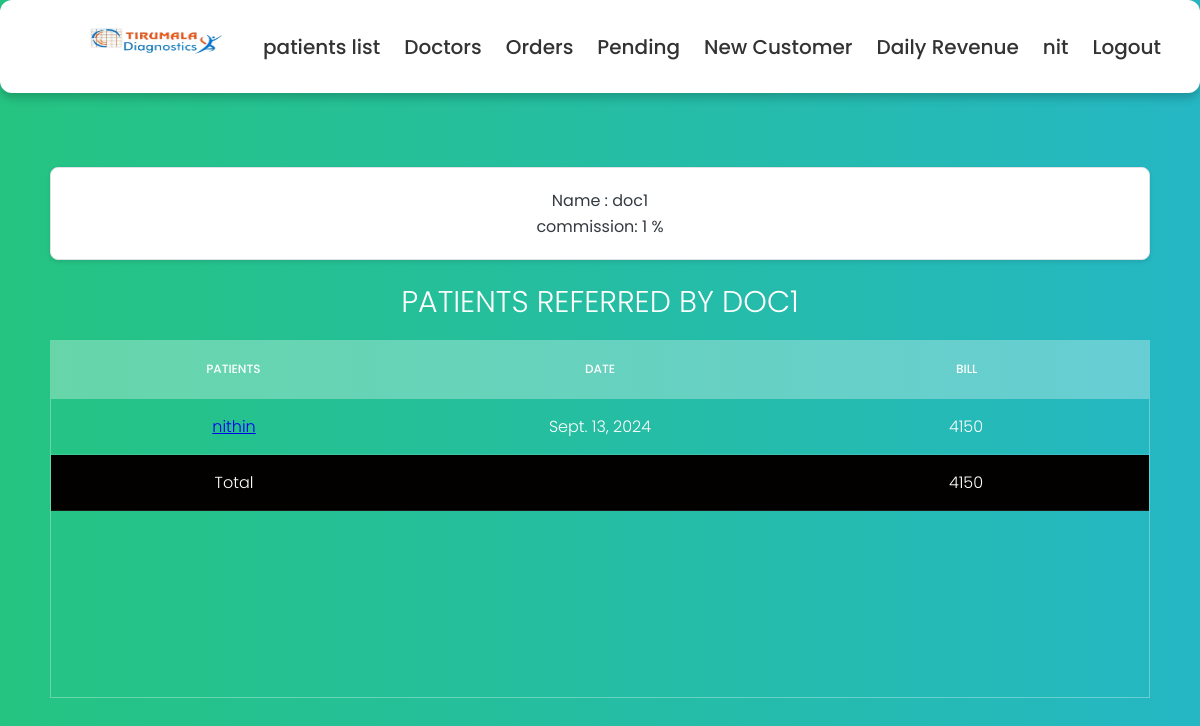
The page /1/doctor (signed in) on the database as committed earlier.
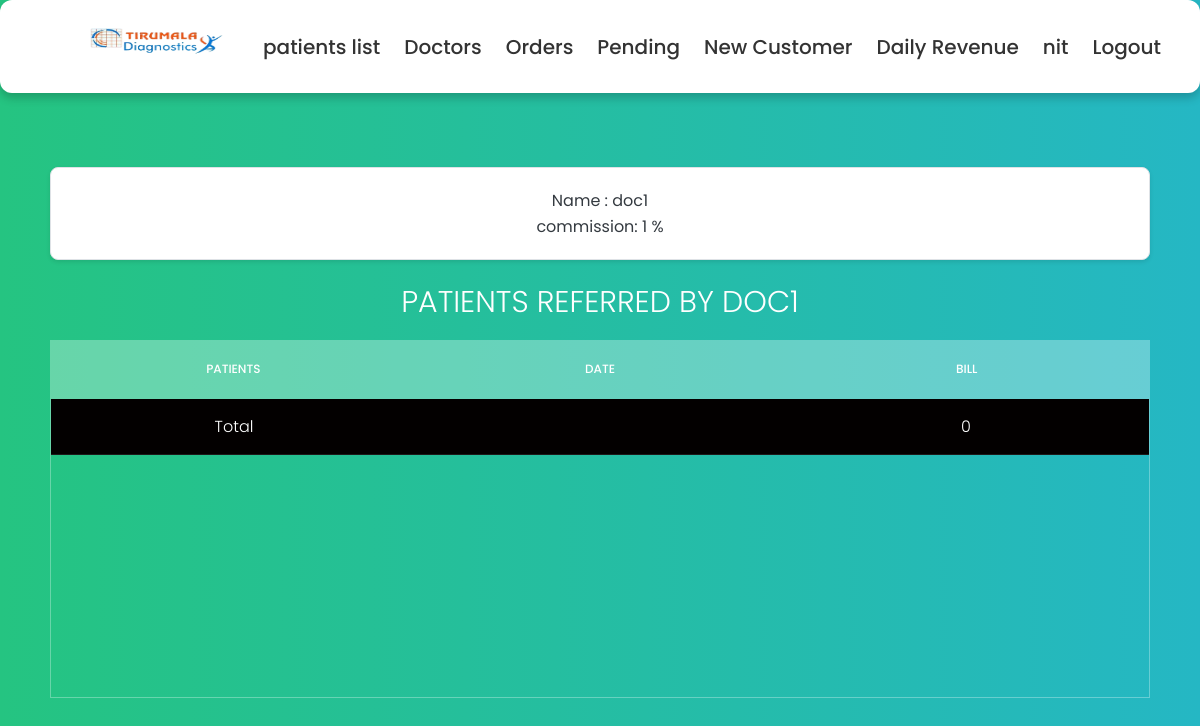
The same page on the database as committed later.
### details/models.py (models this page shows, shortened)
class Order(models.Model):
    def get_total(self):
        total = sum([test.price for test in self.tests.all()])
        return total
    collected_at = models.ForeignKey(Locations, on_delete=models.DO_NOTHING,null=True)
    referred_by = models.ForeignKey(Doctor, on_delete=models.DO_NOTHING,null=True)
    collected_date = models.DateField(null= True)
    expected_complete_date = models.DateField(null=True)
    tests = models.ManyToManyField(Test, blank=False)
    customer = models.ForeignKey(Customer,on_delete=models.DO_NOTHING, blank=False)
    order_id = models.UUIDField(default=uuid.uuid4, primary_key=True)
    collected_by = models.ForeignKey(Tech, on_delete=models.DO_NOTHING,null=True, related_name='collected_by', blank = True)
    tested_by = models.ForeignKey(Tech, on_delete=models.DO_NOTHING,null=True, related_name='tested_by', blank = True)
    report_by = models.ForeignKey(Tech, on_delete=models.DO_NOTHING,null=True, related_name='report_by',blank=True)
    collected_datetime = models.DateTimeField(null=True)  # For date and time
    tested_datetime = models.DateTimeField(null=True)  # For date and time
    report_datetime = models.DateTimeField(null=True)  # For date and time
    hba1c = models.CharField(max_length=10, blank= True)
    blood_urea_nitrogen = models.CharField(max_length=10, blank=True)
    cotinine = models.CharField(max_length=10, blank=True)
    esr_1_hour = models.CharField(max_length=10, blank=True)
    hbsag = models.CharField(max_length=10, blank=True)
    hiv_1_and_2 = models.CharField(max_length=10, blank=True)
    colour = models.CharField(max_length=10, blank=True)
    specific_gravity = models.CharField(max_length=10, blank=True)
    ph = models.CharField(max_length=10, blank=True)
    blood = models.CharField(max_length=10, blank=True)
    albumin = models.CharField(max_length=10, blank=True)
    sugar = models.CharField(max_length=10, blank=True)
    ketone_bodies = models.CharField(max_length=10, blank=True)
    nitrite = models.CharField(max_length=10, blank=True)
    urobilinogen = models.CharField(max_length=10, blank=True)
    leucocytes = models.CharField(max_length=10, blank=True)
    bile_salts = models.CharField(max_length=10, blank=True)
    bile_pigments = models.CharField(max_length=10, blank=True)
    pus_cells = models.CharField(max_length=10, blank=True)
    epithelial_cells = models.CharField(max_length=10, blank=True)
    rbcs = models.CharField(max_length=10, blank=True)
    bacteria = models.CharField(max_length=10, blank=True)
    others = models.CharField(max_length=10, blank=True)
    haemoglobin = models.CharField(max_length=10, blank=True)
    rbc_count = models.CharField(max_length=10, blank=True)
    pcv = models.CharField(max_length=10, blank=True)
    platelets = models.CharField(max_length=10, blank=True)
    wbc = models.CharField(max_length=10, blank=True)
    neutrophils = models.CharField(max_length=10, blank=True)
    lymphocytes = models.CharField(max_length=10, blank=True)
    eosinophils = models.CharField(max_length=10, blank=True)
    monocytes = models.CharField(max_length=10, blank=True)
    basophils = models.CharField(max_length=10, blank=True)
    mcv = models.CharField(max_length=10, blank=True)
    mchc = models.CharField(max_length=10, blank=True)
    mch = models.CharField(max_length=10, blank=True)
    random_blood_sugar = models.CharField(max_length=10, blank=True)
    uric_acid = models.CharField(max_length=10, blank=True)
    serum_creatinine = models.CharField(max_length=10, blank=True)
    total_cholesterol = models.CharField(max_length=10, blank=True)
    hdl = models.CharField(max_length=10, blank=True)
    ldl = models.CharField(max_length=10, blank=True)
    vldl = models.CharField(max_length=10, blank=True)
    triglycerides = models.CharField(max_length=10, blank=True)
    chol_hdl_ratio = models.CharField(max_length=10, blank=True)
    total_bilirubin = models.CharField(max_length=10, blank=True)
    direct_bilirubin = models.CharField(max_length=10, blank=True)
    indirect_bilirubin = models.CharField(max_length=10, blank=True)
    alkaline_phosphatase = models.CharField(max_length=10, blank=True)
    serum_gpt = models.CharField(max_length=10, blank=True)
    serum_got = models.CharField(max_length=10, blank=True)
    total_proteins = models.CharField(max_length=10, blank=True)
    albumin = models.CharField(max_length=10, blank=True)
    globulin = models.CharField(max_length=10, blank=True)
    alb_glob_ratio = models.CharField(max_length=10, blank=True)
    ggtp = models.CharField(max_length=10, blank=True)

class Customer(models.Model):
    title = models.ForeignKey(Title, on_delete=models.DO_NOTHING,null=True)
    patient_name = models.CharField(max_length=50)
    mobile = models.IntegerField(null=True)
    email = models.EmailField(null=True)
    gender = models.ForeignKey(Gender, on_delete=models.DO_NOTHING,null=True)
    age = models.CharField(max_length=4, null=True)
    patient_address = models.CharField(max_length=150)

class Test(models.Model):
    is_collected = {('yes', 'yes'),
              ('no', 'no')}
    test_id = models.AutoField(primary_key=True)
    test_name = models.CharField(max_length=50)
    collection_status = models.CharField(max_length=20, choices=is_collected, blank=False, default='no')
    price = models.IntegerField()

class Doctor(models.Model):
    doctor_name = models.CharField(max_length=50)
    commission = models.IntegerField()
    doctor_mobile = models.IntegerField(null=True)
    doctor_email = models.EmailField(null=True)
    def total_cost(self):
        s = self.order_set.all()
        amount = 0
        for i in s:
            patient_bill = i.get_total()
            amount += patient_bill
        return amount
    def __str__(self):
        return self.doctor_name

### details/views.py (the view)
# urls.py: path('<pk>/doctor', doctor, name='doctor'),
@login_required(login_url='user_login')
def doctor(request,pk):
    doctor = Doctor.objects.get(id=pk)
    orders = doctor.order_set.all()
    return render(request,'doctor_details.html',{'doctor':doctor, 'orders':orders})

### details/Templates/doctor_details.html (shortened to what this page needs)
{% extends "base.html" %}
{% block content%}
<section>
    <div class="details">
        <p> Name : {{doctor}}</p>
        <p> commission: {{doctor.commission}} %</p>
    </div>
            <h1>Patients Referred By {{doctor}}</h1>
            <div class="tbl-header">
              <table cellpadding="0" cellspacing="0" border="0">
                <thead>
                    <tr>
                        <th>Patients</th>
                        <th>Date</th>
                        <th>Bill</th>
                    </tr>
                </thead>
              </table>
            </div>
            <div class="tbl-content">
              <table cellpadding="0" cellspacing="0" border="0">
                {% for order in orders %}
                <tbody>
                    <tr>
                        <td><a href="{% url 'order_details' order.order_id %}"> {{order.customer.patient_name}}</a></td>
                        <td>{{order.collected_date}}</td>
                        <td>{{order.get_total}}</td>
                    </tr>
                    {% endfor %}
                    <tr style="background-color: rgb(3, 0, 0);">
                      <td>Total</td>
                      <td></td>
                      <td>{{doctor.total_cost}}</td>
                  </tr>
                </tbody>
              </table>
            </div>
          </section>
{% endblock %}

Rows that differ between the two databases and show on the page:
removed Order: customer.patient_name "nithin", collected_date "Sept. 13, 2024", get_total "4150"
computed for Doctor "DOC1": total_cost "4150" → "0"
